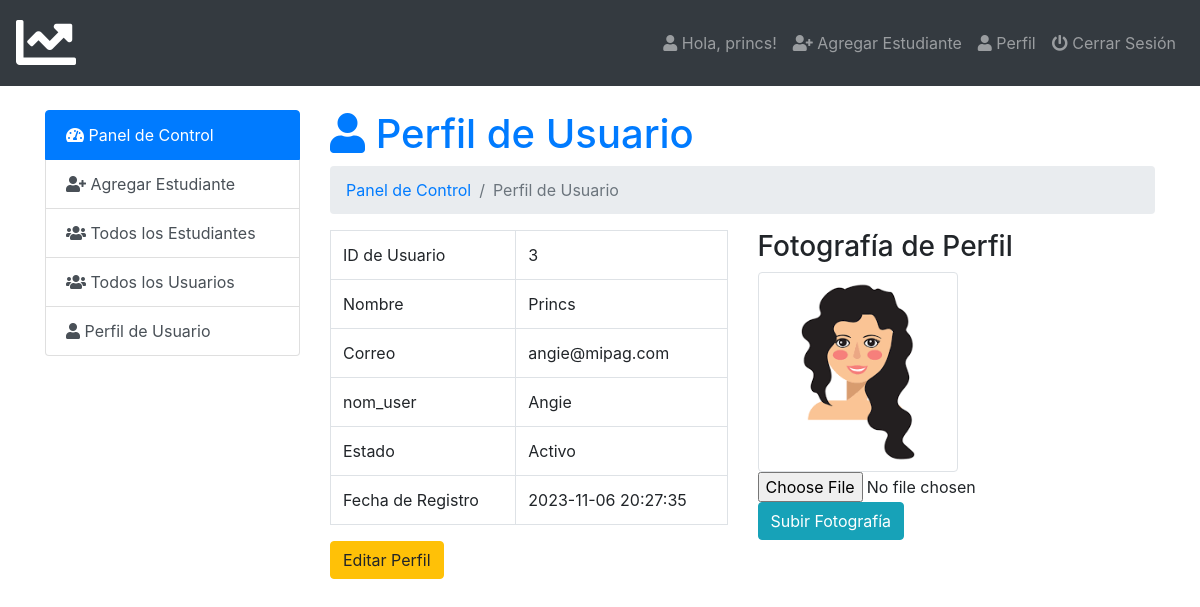
/admin/index.php?page=user-perfil (signed in), run on the app's committed database.
### tables this page shows
CREATE TABLE `usuario` (
  `id` int(5) NOT NULL,
  `nombre` varchar(50) NOT NULL,
  `email` varchar(50) NOT NULL,
  `nom_user` varchar(50) NOT NULL,
  `contraseña` varchar(100) NOT NULL,
  `foto` varchar(50) NOT NULL,
  `estado` varchar(12) NOT NULL,
  `fecha` timestamp NOT NULL DEFAULT current_timestamp()
);

### admin/user-perfil.php (the view, shortened to what this page needs)
<?php
$usuario = $_SESSION['login'];
?>
<h1 class="text-primary"><i class="fas fa-user"></i> Perfil de Usuario</h1>
<nav aria-label="breadcrumb">
    <ol class="breadcrumb">
        <li class="breadcrumb-item" aria-current="page"><a href="index.php">Panel de Control</a></li>
        <li class="breadcrumb-item active" aria-current="page">Perfil de Usuario</li>
    </ol>
</nav>
<?php
$query = mysqli_query($db_con, "SELECT * FROM `usuario` WHERE `nom_user` = '$usuario';");
$row = mysqli_fetch_array($query);
?>
<div class="row">
  <div class="col-sm-6">
    <table class="table table-bordered">
      <tr>
        <td>ID de Usuario</td>
        <td><?php echo $row['id']; ?></td>
      </tr>
      <tr>
        <td>Nombre</td>
        <td><?php echo ucwords($row['nombre']); ?></td>
      </tr>
      <tr>
        <td>Correo</td>
        <td><?php echo $row['email']; ?></td>
      </tr>
      <tr>
        <td>nom_user</td>
        <td><?php echo ucwords($row['nom_user']); ?></td>
      </tr>
      <tr>
        <td>Estado</td>
        <td><?php echo ucwords($row['estado']); ?></td>
      </tr>
      <tr>
        <td>Fecha de Registro</td>
        <td><?php echo $row['fecha']; ?></td>
      </tr>
    </table>
    <a class="btn btn-warning pull-right" href="index.php?page=edit-usuario&id=<?php echo base64_encode($row['id']); ?>">Editar Perfil</a>
  </div>
  <div class="col-sm-6">
    <h3>Fotografía de Perfil</h3>
    <a href="images/<?php echo $row['foto']; ?>">
      <img class="img-thumbnail" id="imguser" src="images/<?php echo $row['foto']; ?>" width="200px">
    </a>
    <br>
    <form method="POST" enctype="multipart/form-data">
      <input type="file" name="userphoto" required="" id="fotografia"><br>
      <input class="btn btn-info" type="submit" name="upphoto" value="Subir Fotografía">
    </form>
  </div>
</div>

### admin/index.php (shortened to what this page needs)
<?php require_once 'db_con.php';
?>
<!doctype html>
<html lang="en">
  <head>
    <link rel="stylesheet" href="../css/bootstrap.min.css">
    <link rel="stylesheet" href="../css/dataTables.bootstrap4.min.css">
    <link rel="stylesheet" href="../css/fontawesome.min.css">
    <link rel="stylesheet" href="../css/solid.min.css">
    <link rel="stylesheet" href="https://cdnjs.cloudflare.com/ajax/libs/animate.css/4.0.0/animate.min.css"/>
    <link rel="stylesheet" type="text/css" href="../css/style.css">
  </head>
  <body>
<nav class="navbar navbar-expand-lg navbar-dark bg-dark">
  <a class="navbar-brand" href="index.php"><i class="fas fa-chart-line fa-3x"></i></a>
  <div class="navbar-collapse collapse justify-content-end" id="navbarSupportedContent">
    <?php $showuser = $_SESSION['login']; $haha = mysqli_query($db_con,"SELECT * FROM `usuario` WHERE `nom_user`='$showuser';"); $showrow=mysqli_fetch_array($haha); ?>
    <ul class="nav navbar-nav ">
      <li class="nav-item"><a class="nav-link" href="index.php?page=user-perfil"><i class="fa fa-user"></i> Hola,  <?php echo $showrow['nombre']; ?>!</a></li>
      <li class="nav-item"><a class="nav-link" href="index.php?page=agregar_estudiante"><i class="fa fa-user-plus"></i> Agregar Estudiante</a></li>
      <li class="nav-item"><a class="nav-link" href="index.php?page=user-perfil"><i class="fa fa-user"></i> Perfil</a></li>
      <li class="nav-item"><a class="nav-link" href="cerrarsesion.php"><i class="fa fa-power-off"></i> Cerrar Sesión</a></li>
    </ul>
  </div>
</nav>
<br>
    <div class="container">
        <div class="row">
          <div class="col-md-3">
            <div class="list-group">
              <a href="index.php?page=dashboard" class="list-group-item list-group-item-action active">
               <i class="fas fa-tachometer-alt"></i> Panel de Control
              </a>
              <a href="index.php?page=agregar_estudiante" class="list-group-item list-group-item-action"><i class="fa fa-user-plus"></i> Agregar Estudiante</a>
              <a href="index.php?page=estudiantes" class="list-group-item list-group-item-action"><i class="fa fa-users"></i> Todos los Estudiantes</a>
              <a href="index.php?page=usuarios" class="list-group-item list-group-item-action"><i class="fa fa-users"></i> Todos los Usuarios</a>
              <a href="index.php?page=user-perfil" class="list-group-item list-group-item-action"><i class="fa fa-user"></i> Perfil de Usuario</a>
            </div>
          </div>
          <div class="col-md-9">
             <div class="content">
                 <?php
                   if (isset($_GET['page'])) {
                    $page = $_GET['page'].'.php';
                    }else{
                      $page = 'panel.php';
                    }
                    if (file_exists($page)) {
                      require_once $page;
                    }else{
                      require_once '404.php';
                    }
                  ?>
             </div>
        </div>
        </div>
    </div>
      <br><br><br><br><br><br><br><br><br><br><br><br>
  </body>
</html>

### data on the page
usuario: nombre "princs", id "3", nombre "Princs", email "angie@mipag.com", nom_user "Angie", estado "Activo", fecha "2023-11-06 20:27:35", foto (picture)
